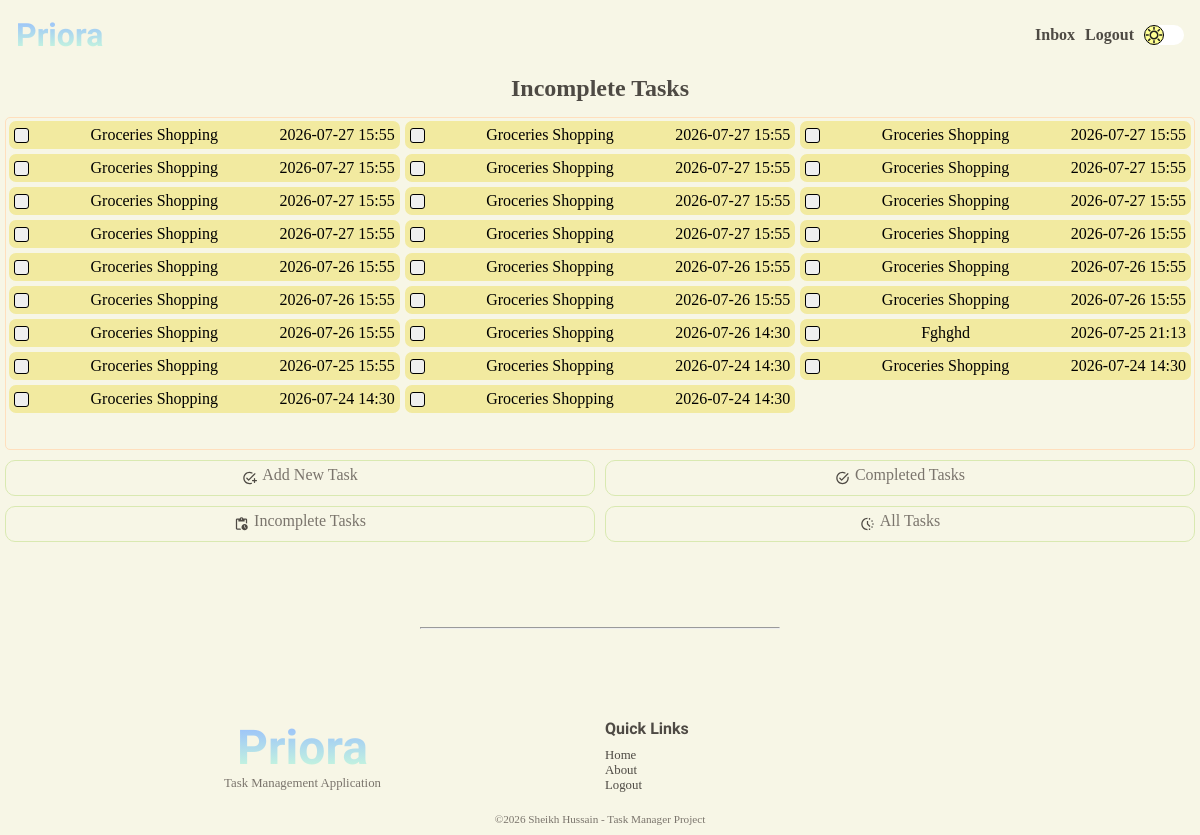
Before: /user/incompleted-tasks (signed in) with the older database file.
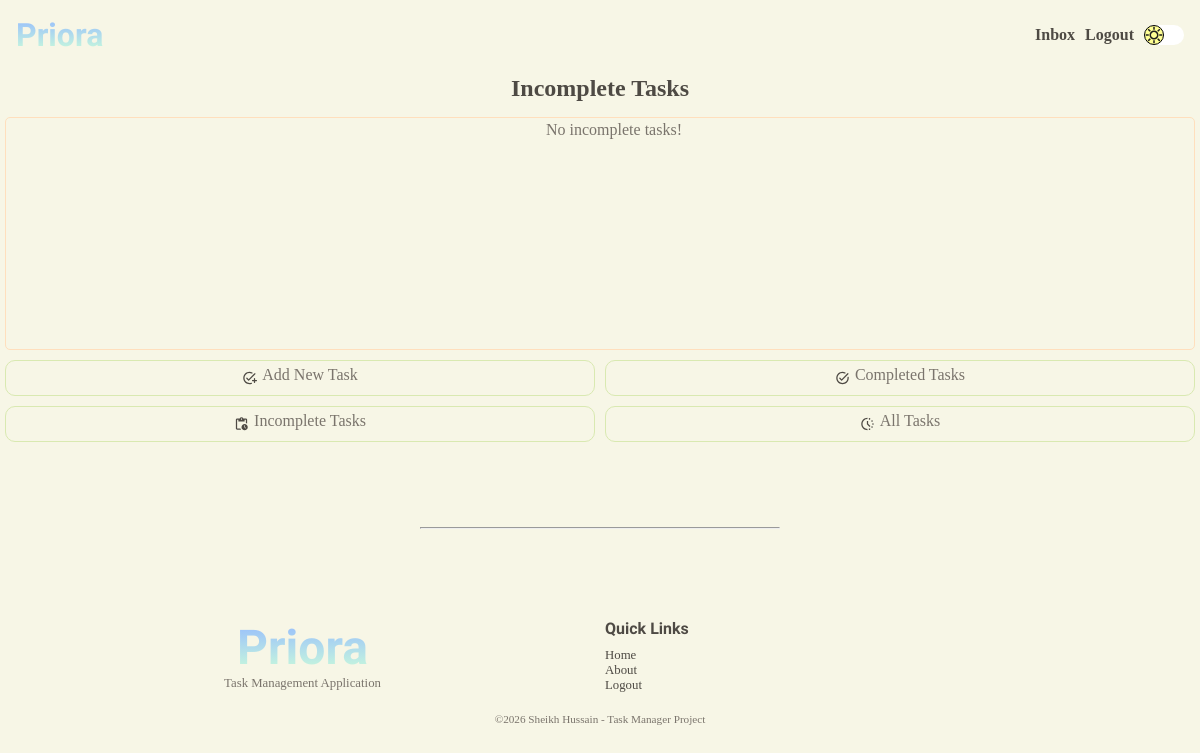
After: the same page with the newer database file.
### tables this page shows
CREATE TABLE "tasks" (
                            "task_id"	INTEGER NOT NULL UNIQUE,
                            "user_id"	INTEGER NOT NULL,
                            "title"	TEXT NOT NULL,
                            "description"	TEXT NOT NULL,
                            "due_date"	TEXT NOT NULL,
                            "due_time"	TEXT NOT NULL,
                            "completion_date"	TEXT,
                            "completion_time"	TEXT,
                            "completed"	INTEGER NOT NULL DEFAULT 0,
                            PRIMARY KEY("task_id" AUTOINCREMENT),
                            FOREIGN KEY("user_id") 
                                REFERENCES "users"("user_id")
                                ON DELETE CASCADE
                            );

### app.py (the view)
@app.route("/user/incompleted-tasks", methods=["GET", "POST"])
@login_required
@password_reset_required
def incomplete_tasks():
    user = find_user_by_id(session.get("user-id"))
    title = "Incomplete Tasks"
    tasks = get_incomplete_tasks(user)
    return render_template("tasks/incomplete-tasks.html", title=title, tasks=tasks)

### app.py (called while the page is built)
@app.after_request
def security_headers(response):
    response.headers["Content-Security-Policy"] = (
        "default-src 'self'; "
        "script-src 'self'; "
        "style-src 'self' https://fonts.googleapis.com; "
        "font-src 'self' https://fonts.gstatic.com;"
    )
    return response

### services/auth.py (called while the page is built)
def login_required(f):
    @wraps(f)
    def decorated_function(*args, **kwargs):
        if session.get("user-id") is None:
            return redirect(url_for("login"))
        return f(*args, **kwargs)
    return decorated_function

def password_reset_required(f):
    @wraps(f)
    def decorated_function(*args, **kwargs):
        reset_req = is_reset_req(session.get("user-id"))
        if reset_req:
            return redirect(url_for("change_password"))
        return f(*args, **kwargs)
    return decorated_function

### services/database.py (called while the page is built)
def connect_database():
    os.makedirs("instance", exist_ok=True)
    connection = sqlite3.connect("instance/task-manager.db")
    connection.row_factory = sqlite3.Row
    connection.execute("PRAGMA foreign_keys = ON;")
    return connection

### templates/tasks/incomplete-tasks.html (shortened to what this page needs)
{% extends 'layout.html' %} {% block content %}
<section class="user-home-section">
  <h2>Incomplete Tasks</h2>
  <div class="user-home-tasks-complete-grid">
    {% if tasks %} {% for task in tasks %}
    <a href="{{ url_for('task', task_id = task['task_id']) }}">
      <div class="user-home-tasks-card incomplete">
        <form action="" method="post">
          <button type="submit" class="task-button">
          </button>
          <p>{{ task['title'].title() }}</p>
          <p>{{ task['due_date'] }} {{ task['due_time'] }}</p>
        </form>
      </div>
    </a>
    {% endfor %} {% else %}
    <div class="no-tasks">
      <p>No incomplete tasks!</p>
    </div>
    {% endif %}
  </div>
</section>
<div>{% include 'user-nav.html' %}</div>
<div class="space"></div>
{% endblock content %}

Changed rows visible on the page:
removed tasks: title "Groceries Shopping", due_date "2026-07-27", due_time "15:55"
removed tasks: title "Groceries Shopping", due_date "2026-07-27", due_time "15:55"
removed tasks: title "Groceries Shopping", due_date "2026-07-27", due_time "15:55"
removed tasks: title "Groceries Shopping", due_date "2026-07-27", due_time "15:55"
removed tasks: title "Groceries Shopping", due_date "2026-07-27", due_time "15:55"
removed tasks: title "Groceries Shopping", due_date "2026-07-27", due_time "15:55"
removed tasks: title "Groceries Shopping", due_date "2026-07-27", due_time "15:55"
removed tasks: title "Groceries Shopping", due_date "2026-07-27", due_time "15:55"
removed tasks: title "Groceries Shopping", due_date "2026-07-27", due_time "15:55"
removed tasks: title "Groceries Shopping", due_date "2026-07-27", due_time "15:55"
removed tasks: title "Groceries Shopping", due_date "2026-07-27", due_time "15:55"
removed tasks: title "Groceries Shopping", due_date "2026-07-26", due_time "15:55"
removed tasks: title "Groceries Shopping", due_date "2026-07-26", due_time "15:55"
removed tasks: title "Groceries Shopping", due_date "2026-07-26", due_time "15:55"
removed tasks: title "Groceries Shopping", due_date "2026-07-26", due_time "15:55"
removed tasks: title "Groceries Shopping", due_date "2026-07-26", due_time "15:55"
removed tasks: title "Groceries Shopping", due_date "2026-07-26", due_time "15:55"
removed tasks: title "Groceries Shopping", due_date "2026-07-26", due_time "15:55"
removed tasks: title "Groceries Shopping", due_date "2026-07-26", due_time "15:55"
removed tasks: title "Groceries Shopping", due_date "2026-07-26", due_time "14:30"
removed tasks: title "Fghghd", due_date "2026-07-25", due_time "21:13"
removed tasks: title "Groceries Shopping", due_date "2026-07-25", due_time "15:55"
removed tasks: title "Groceries Shopping", due_date "2026-07-24", due_time "14:30"
removed tasks: title "Groceries Shopping", due_date "2026-07-24", due_time "14:30"
removed tasks: title "Groceries Shopping", due_date "2026-07-24", due_time "14:30"
removed tasks: title "Groceries Shopping", due_date "2026-07-24", due_time "14:30"
Other visible differences:
text now shown: "No incomplete tasks!"
